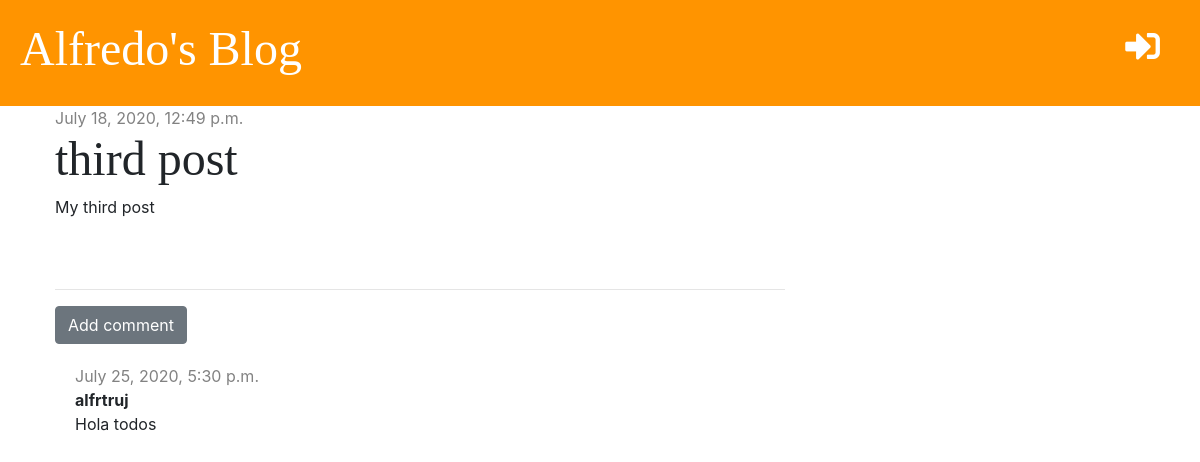
Screenshot of /post/12/ with the database file from the repository.
### blog/models.py (models this page shows, shortened)
class Post(models.Model):
    author = models.ForeignKey('auth.User', on_delete=models.CASCADE)
    title = models.CharField(max_length=200)
    text = models.TextField()
    created_date = models.DateTimeField(default= timezone.now)
    published_date = models.DateTimeField(blank=True, null=True)

class Comment(models.Model):
    post = models.ForeignKey('blog.Post', default=None, on_delete=models.CASCADE, related_name='comments')
    author = models.CharField(max_length=200)
    text = models.TextField()
    created_date = models.DateTimeField(default=timezone.now)
    approved = models.BooleanField(default=False)

### blog/views.py (the view)
# urls.py: path('post/<int:pk>/', views.post_detail, name='post_detail'),
def post_detail(request, pk):
    post = get_object_or_404(Post, pk=pk)
    stuff_for_frontend = {'post': post}
    return render(request, 'blog/post_detail.html', stuff_for_frontend)

### blog/templates/blog/post_detail.html (shortened to what this page needs)
{% extends 'blog/base.html' %}
{% block content %}
   <div class="post">
        {% if post.published_date %}
            <div class="date">
                {{ post.published_date }}
            </div>
        {% else %}
            <a href="{% url 'post_publish' pk=post.pk %}" class="btn btn-primary">Publish</a>
        {% endif %}
        <h1>{{ post.title }}</h1>
        <p>{{ post.text|linebreaksbr }}</p>
   </div>
    <hr>
    <a href="{% url 'add_comment_to_post' pk=post.pk %}" class="btn btn-secondary">Add comment</a>
    {% for comment in post.comments.all %}
        {% if user.is_authenticated or comment.approved %}
        <div class="comment">
            <div class="date">
                {{ comment.created_date }}
            </div>
            <strong>{{ comment.author }}</strong>
            <p>{{ comment.text }}</p>
        </div>
        {% endif %}
    {% empty %}
    <div class="comment">
        <p>No comments yet...</p>
    </div>
    {% endfor %}
{% endblock %}

### blog/static/css/blog.css (style rules this page uses)
h1, h2, h3, h4 { font-family: 'Tangerine', 'Inconsolata', 'Droid Sans', serif; font-size: 48px; }
.date { color: #828282; }
.post { margin-bottom: 70px; }
.comment { margin: 20px 0px 20px 20px; }

### rows the page displays
Post: published_date "July 18, 2020, 12:49 p.m.", title "third post", text "My third post"
Comment: created_date "July 25, 2020, 5:30 p.m.", author "alfrtruj", text "Hola todos"
